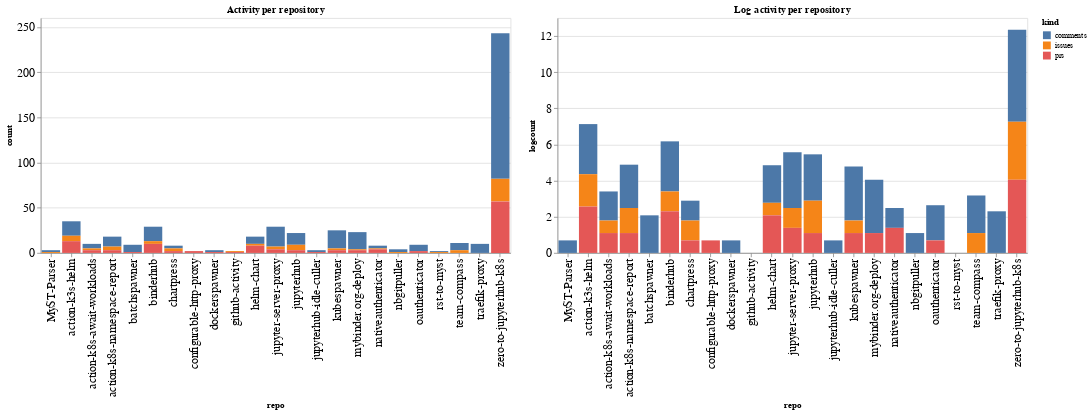

Notebook code cell kept with this figure:
### Code cell
ch1 = alt.Chart(repo_summaries, width=600, title="Activity per repository").mark_bar().encode(
    x='repo',
    y='count',
    color='kind',
    tooltip="kind"
)

ch2 = alt.Chart(repo_summaries, width=600, title="Log activity per repository").mark_bar().encode(
    x='repo',
    y='logcount',
    color='kind',
    tooltip="kind"
)

ch1 | ch2

### Figure 1 — Vega-Lite specification as saved in the notebook (floating-point values rounded to 4 significant figures)
{"config": {"axisLeft": {"labelFontSize": 15}, "axisBottom": {"labelFontSize": 15}}, "hconcat": [{"mark": "bar", "encoding": {"color": {"type": "nominal", "field": "kind"}, "tooltip": {"type": "nominal", "field": "kind"}, "x": {"type": "nominal", "field": "repo"}, "y": {"type": "quantitative", "field": "count"}}, "title": "Activity per repository", "width": 600}, {"mark": "bar", "encoding": {"color": {"type": "nominal", "field": "kind"}, "tooltip": {"type": "nominal", "field": "kind"}, "x": {"type": "nominal", "field": "repo"}, "y": {"type": "quantitative", "field": "logcount"}}, "title": "Log activity per repository", "width": 600}], "data": {"name": "data-b79213df6b090ba54a11574915181834"}, "$schema": "https://vega.github.io/schema/vega-lite/v4.8.1.json", "datasets": {"data-b79213df6b090ba54a11574915181834": [{"repo": "MyST-Parser", "kind": "comments", "count": 2, "logcount": 0.6931}, {"repo": "MyST-Parser", "kind": "issues", "count": 1, "logcount": 0.0}, {"repo": "action-k3s-helm", "kind": "comments", "count": 16, "logcount": 2.773}, {"repo": "action-k3s-helm", "kind": "issues", "count": 6, "logcount": 1.792}, {"repo": "action-k3s-helm", "kind": "prs", "count": 13, "logcount": 2.565}, {"repo": "action-k8s-await-workloads", "kind": "comments", "count": 5, "logcount": 1.609}, {"repo": "action-k8s-await-workloads", "kind": "issues", "count": 2, "logcount": 0.6931}, {"repo": "action-k8s-await-workloads", "kind": "prs", "count": 3, "logcount": 1.099}, {"repo": "action-k8s-namespace-report", "kind": "comments", "count": 11, "logcount": 2.398}, {"repo": "action-k8s-namespace-report", "kind": "issues", "count": 4, "logcount": 1.386}, {"repo": "action-k8s-namespace-report", "kind": "prs", "count": 3, "logcount": 1.099}, {"repo": "batchspawner", "kind": "comments", "count": 8, "logcount": 2.079}, {"repo": "batchspawner", "kind": "prs", "count": 1, "logcount": 0.0}, {"repo": "binderhub", "kind": "comments", "count": 16, "logcount": 2.773}, {"repo": "binderhub", "kind": "issues", "count": 3, "logcount": 1.099}, {"repo": "binderhub", "kind": "prs", "count": 10, "logcount": 2.303}, {"repo": "chartpress", "kind": "comments", "count": 3, "logcount": 1.099}, {"repo": "chartpress", "kind": "issues", "count": 3, "logcount": 1.099}, {"repo": "chartpress", "kind": "prs", "count": 2, "logcount": 0.6931}, {"repo": "configurable-http-proxy", "kind": "prs", "count": 2, "logcount": 0.6931}, {"repo": "dockerspawner", "kind": "comments", "count": 2, "logcount": 0.6931}, {"repo": "dockerspawner", "kind": "prs", "count": 1, "logcount": 0.0}, {"repo": "github-activity", "kind": "issues", "count": 1, "logcount": 0.0}, {"repo": "github-activity", "kind": "prs", "count": 1, "logcount": 0.0}, {"repo": "helm-chart", "kind": "comments", "count": 8, "logcount": 2.079}, {"repo": "helm-chart", "kind": "issues", "count": 2, "logcount": 0.6931}, {"repo": "helm-chart", "kind": "prs", "count": 8, "logcount": 2.079}, {"repo": "jupyter-server-proxy", "kind": "comments", "count": 22, "logcount": 3.091}, {"repo": "jupyter-server-proxy", "kind": "issues", "count": 3, "logcount": 1.099}, {"repo": "jupyter-server-proxy", "kind": "prs", "count": 4, "logcount": 1.386}, {"repo": "jupyterhub", "kind": "comments", "count": 13, "logcount": 2.565}, {"repo": "jupyterhub", "kind": "issues", "count": 6, "logcount": 1.792}, {"repo": "jupyterhub", "kind": "prs", "count": 3, "logcount": 1.099}, {"repo": "jupyterhub-idle-culler", "kind": "comments", "count": 2, "logcount": 0.6931}, {"repo": "jupyterhub-idle-culler", "kind": "prs", "count": 1, "logcount": 0.0}, {"repo": "kubespawner", "kind": "comments", "count": 20, "logcount": 2.996}, {"repo": "kubespawner", "kind": "issues", "count": 2, "logcount": 0.6931}, {"repo": "kubespawner", "kind": "prs", "count": 3, "logcount": 1.099}, {"repo": "mybinder.org-deploy", "kind": "comments", "count": 19, "logcount": 2.944}, {"repo": "mybinder.org-deploy", "kind": "issues", "count": 1, "logcount": 0.0}, {"repo": "mybinder.org-deploy", "kind": "prs", "count": 3, "logcount": 1.099}, {"repo": "nativeauthenticator", "kind": "comments", "count": 3, "logcount": 1.099}, {"repo": "nativeauthenticator", "kind": "issues", "count": 1, "logcount": 0.0}, {"repo": "nativeauthenticator", "kind": "prs", "count": 4, "logcount": 1.386}, {"repo": "nbgitpuller", "kind": "comments", "count": 3, "logcount": 1.099}, {"repo": "nbgitpuller", "kind": "issues", "count": 1, "logcount": 0.0}, {"repo": "oauthenticator", "kind": "comments", "count": 7, "logcount": 1.946}, {"repo": "oauthenticator", "kind": "prs", "count": 2, "logcount": 0.6931}, {"repo": "rst-to-myst", "kind": "comments", "count": 1, "logcount": 0.0}, {"repo": "rst-to-myst", "kind": "issues", "count": 1, "logcount": 0.0}, {"repo": "team-compass", "kind": "comments", "count": 8, "logcount": 2.079}, {"repo": "team-compass", "kind": "issues", "count": 3, "logcount": 1.099}, {"repo": "traefik-proxy", "kind": "comments", "count": 10, "logcount": 2.303}, {"repo": "zero-to-jupyterhub-k8s", "kind": "comments", "count": 161, "logcount": 5.081}, {"repo": "zero-to-jupyterhub-k8s", "kind": "issues", "count": 25, "logcount": 3.219}, {"repo": "zero-to-jupyterhub-k8s", "kind": "prs", "count": 57, "logcount": 4.043}]}}
